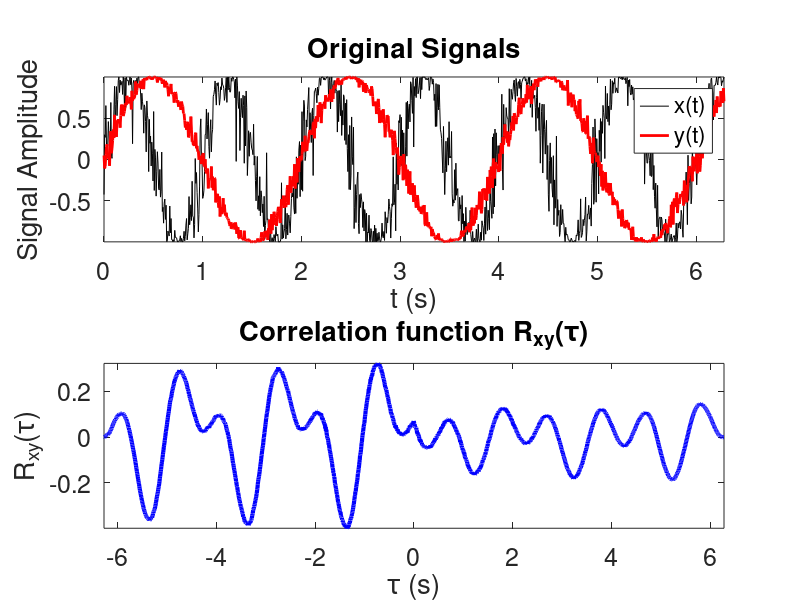

Write the MATLAB code that produced this figure.
function [output_corr, tau] = corrXY(t_signal1, t_signal2, time, mode, plots1)
%%%%%%%%%%%%%%%%%%%%%%%%%%%%%%%%%%%%%%%%%%%%%%%%%%%%%%%%%%%%%%%%%%%%%%%%%%%
% This function computes the correlation function of a two signals x(t) and
% xy(t) by assuming ergodicity and computing the time average of the
% product x(t)y(t+tau), where tau represents the lag-time. The outputs
% include the ACF itself, and a time array tau for the lag.
%%%%%%%%%%%%%%%%%%%%%%%%%%%%%%%%%%%%%%%%%%%%%%%%%%%%%%%%%%%%%%%%%%%%%%%%%%%
% INPUTS:
% t_signal1 = the time signal x(t)
%
% t_signal2 = the time signal y(t)
%
% time = either a time array for each t in the signal x(t), or the total
% time period (duration) of the signal.
%
% mode = 1 (one-sided ACF) or 2 (two-sided ACF)
%
% plots1 = 0 (no plots) or 1 (produce plots)
%%%%%%%%%%%%%%%%%%%%%%%%%%%%%%%%%%%%%%%%%%%%%%%%%%%%%%%%%%%%%%%%%%%%%%%%%%%
% OUTPUTS:
% output_corr = array of values for the correlation between x(t) and y(t)
%
% tau = an array of values of the lag tau
%%%%%%%%%%%%%%%%%%%%%%%%%%%%%%%%%%%%%%%%%%%%%%%%%%%%%%%%%%%%%%%%%%%%%%%%%%%
% Developed by: Oscar A. Nieves
% Institution: University of Technology, Sydney.
% Last update: 07/11/2019, 3:40pm
%%%%%%%%%%%%%%%%%%%%%%%%%%%%%%%%%%%%%%%%%%%%%%%%%%%%%%%%%%%%%%%%%%%%%%%%%%%

% Set up default values for inputs
if nargin == 4
    plots1 = 0;
elseif nargin == 3
    plots1 = 1;
    mode = 1;
elseif nargin == 2
    plots1 = 1;
    mode = 1;
    time = linspace(0,2*pi,1000);
elseif nargin == 1
    plots1 = 1;
    mode = 1;
    time = linspace(0,2*pi,1000);
    t_signal2 = sin(pi*time + 0.1*randn(1,length(time)));
elseif nargin == 0
    plots1 = 1;
    mode = 2;
    time = linspace(0,2*pi,1000);
    t_signal2 = sin(pi*time + 0.1*randn(1,length(time)));
    t_signal1 = sin(2*pi*time + 0.3*randn(1,length(time)));
end

Nt = length(t_signal1);
if length(time) == 1
    time = linspace(0,time,1000);
end
T = max(time);
x = t_signal1;
y = t_signal2;
dt = abs(time(2)-time(1));

% Calculate correlation
switch mode
    case 1
        output_corr = zeros(1,Nt);
        tau = linspace(0,T,Nt);
        xx1 = x.*conj(y);
        output_corr(1) = dt*( (xx1(1)+xx1(end))/2 + sum(xx1(2:end-1)) );
        yshift = zeros(1,Nt);
        yshift(2:end) = y(1:end-1);
        for ii = 2:Nt
            yshift(1) = 0;
            yshift(2:end) = yshift(1:end-1);
            xx = x.*conj(yshift);
            output_corr(ii) = dt*( (xx(ii)+xx(end))/2 + sum(xx(ii:end-1)) );
        end
    case 2
        output_corr = zeros(1,2*Nt+1);
        tau = linspace(-T,T,2*Nt+1);
        xx1 = x.*conj(y);
        md = median(linspace(1,2*Nt+1,2*Nt+1));
        output_corr(md) = dt*( (xx1(1)+xx1(end))/2 + sum(xx1(2:end-1)) );
        
        % Right-shift
        yshift = zeros(1,Nt);
        yshift(2:end) = y(1:end-1);
        for ii = 2:Nt
            yshift(1) = 0;
            yshift(2:end) = yshift(1:end-1);
            xx = x.*conj(yshift);
            output_corr(md+ii-1) = dt*( (xx(ii)+xx(end))/2 + sum(xx(ii:end-1)) );
        end
        
        % Left-shift
        yshift = zeros(1,Nt);
        yshift(1:end-1) = y(2:end);
        for ii = 2:Nt
            yshift(end) = 0;
            yshift(1:end-1) = yshift(2:end);
            xx = x.*conj(yshift);
            output_corr(md-ii+1) = dt*( (xx(1)+xx(end-ii+1))/2 + sum(xx(2:end-ii+1)) );
        end
end

switch plots1
    case 0
        disp('no plots');
    case 1
        MaxV = unique( max([x y]) );
        MinV =  unique( min([x y]) );
        figure(1);
        set(gcf,'color','w');
        subplot(211);
        plot(time,x,'k',time,y,'r','LineWidth',2);
        legend('x(t)','y(t)');
        title('Original Signals');
        xlabel('t (s)');
        ylabel('Signal Amplitude');
        xlim([min(time) max(time)]);
        ylim([MinV MaxV]);
        set(gca,'FontSize',18);
        
        subplot(212);
        plot(tau,output_corr,'b','LineWidth',3);
        title('Correlation function R_{xy}(\tau)');
        xlabel('\tau (s)');
        ylabel('R_{xy}(\tau)');
        xlim([min(tau) max(tau)]);
        ylim([min(output_corr) max(output_corr)]);
        set(gca,'FontSize',18);
        clc;
end
end